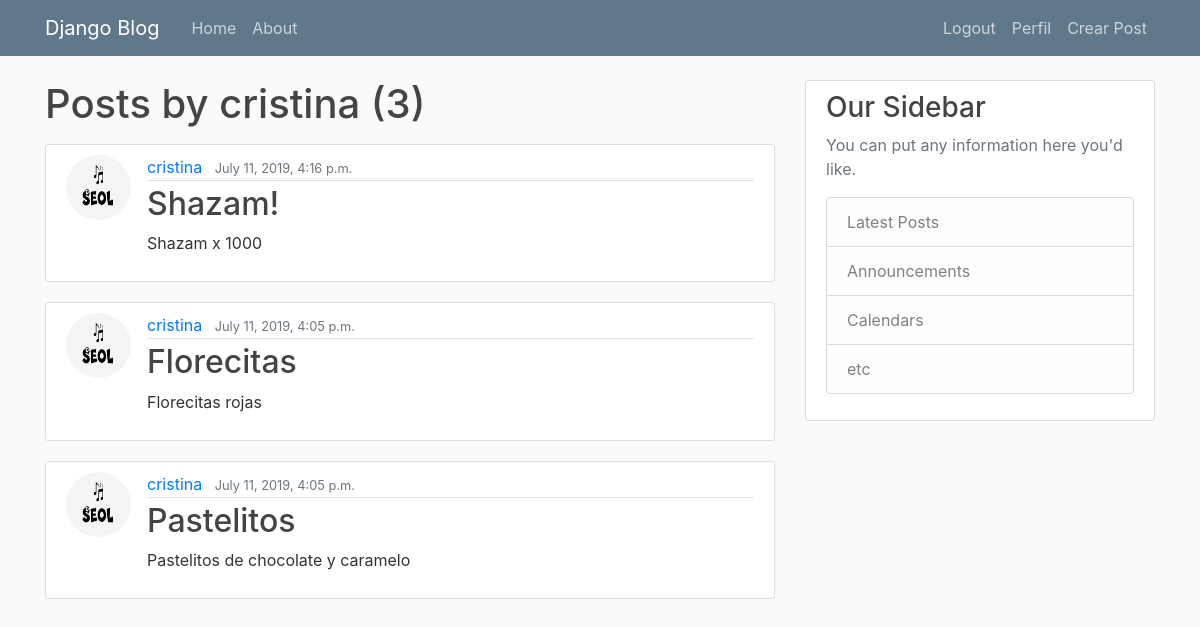
The app's page /user/cristina (signed in) with its own data.
### blog/models.py (models this page shows, shortened)
class Post(models.Model):
    titulo = models.CharField(max_length=100)
    contenido = models.TextField()
    fecha = models.DateTimeField(auto_now_add=True)
    autor = models.ForeignKey(User, on_delete=models.CASCADE)

### users/models.py (models this page shows, shortened)
class Profile(models.Model):
    user = models.OneToOneField(User, on_delete=models.CASCADE)
    image = models.ImageField(default='default.jpg', upload_to='profile_pics')

### blog/views.py (the view)
# urls.py: path('user/<str:username>', UserPostListView.as_view(), name='user-posts'),
class UserPostListView(ListView):
    model = Post
    template_name = 'blog/user_posts.html'
    context_object_name = 'posts'
    ordering = ['-fecha']
    paginate_by = 3
    def get_queryset(self):
        user = get_object_or_404(User, username=self.kwargs.get('username'))
        return Post.objects.filter(autor=user).order_by('-fecha')

### blog/templates/blog/user_posts.html (shortened to what this page needs)
{% extends "blog/base.html" %}
{% block content %}
<h1 class="mb-3">Posts by {{ view.kwargs.username }} ({{ page_obj.paginator.count }})</h1>
    {% for post in posts %}
        <article class="media content-section">
            <img class="rounded-circle article-img" src="{{ post.autor.profile.image.url }}">
            <div class="media-body">
                <div class="article-metadata">
                    <a class="mr-2" href="{% url 'user-posts' post.autor.username %}">{{ post.autor }}</a>
                    <small class="text-muted">{{ post.fecha }}</small>
                </div>
                <h2><a class="article-title" href="{% url 'post-detail' post.id %}">{{ post.titulo }}</a></h2>
                <p class="article-content">{{ post.contenido }}</p>
            </div>
        </article>
    {% endfor %}
{% endblock content %}

### blog/static/blog/main.css (style rules this page uses)
body { background: #fafafa; color: #333333; margin-top: 5rem; }
h1, h2, h3, h4, h5, h6 { color: #444444; }
.content-section { background: #ffffff; padding: 10px 20px; border: 1px solid #dddddd; border-radius: 3px; margin-bottom: 20px; }
.article-title { color: #444444; }
.article-content { white-space: pre-line; }
.article-img { height: 65px; width: 65px; margin-right: 16px; }
.article-metadata { padding-bottom: 1px; margin-bottom: 4px; border-bottom: 1px solid #e3e3e3 }

### records on screen
Post: autor.profile.image (picture), autor "cristina", fecha "July 11, 2019, 4:16 p.m.", titulo "Shazam!", contenido "Shazam x 1000"
Post: autor.profile.image (picture), autor "cristina", fecha "July 11, 2019, 4:05 p.m.", titulo "Florecitas", contenido "Florecitas rojas"
Post: autor.profile.image (picture), autor "cristina", fecha "July 11, 2019, 4:05 p.m.", titulo "Pastelitos", contenido "Pastelitos de chocolate y caramelo"

### other values on screen
{{ view.kwargs.username }} "cristina"
{{ page_obj.paginator.count }} "3"
